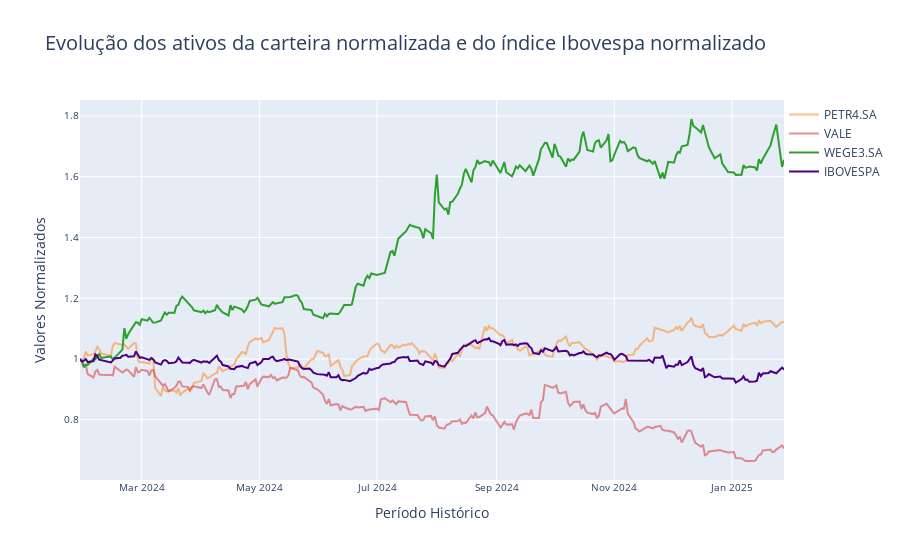

The code cell stored with this chart in its notebook:
### Code cell
# Criar dashboard


# Criando uma figura
figura = Dash.Figure()


# Adicionando o primeiro eixo
figura.add_trace(
    Dash.Scatter(
        x=carteira_normalizada.index,
        y=carteira_normalizada['PETR4.SA'],
        mode='lines',
        name='PETR4.SA',
        marker_color='#ff7f0e',
        opacity=0.5,
    )
)



# Adicionando VALE
figura.add_trace(
    Dash.Scatter(
        x=carteira_normalizada.index,
        y=carteira_normalizada['VALE'],
        mode='lines',
        name='VALE',
        marker_color='#d62728',
        opacity=0.5,
    )
)



# Adicionando a WEG3
figura.add_trace(
    Dash.Scatter(
        x=carteira_normalizada.index,
        y=carteira_normalizada['WEGE3.SA'],
        mode='lines',
        name='WEGE3.SA',
        marker_color='#2ca02c'
    )
)

# Adicionando o IBOVESPA


figura.add_trace(
    Dash.Scatter(
        x=ibovespa_normalizado.index,
        y=ibovespa_normalizado['^BVSP'],
        mode='lines',
        name='IBOVESPA',
        marker_color='#4B0082'
    )
)



# Ajustes no layout
figura.update_layout(

    # título
    title='Evolução dos ativos da carteira normalizada e do índice Ibovespa normalizado ',
    # Tamanho
    titlefont_size=20,
    
    # Ajustando o eixo x
    xaxis=dict(
        title='Período Histórico',
        titlefont_size=14,
        tickfont_size=10
    ),


    # Ajustando o eixo y
    yaxis=dict(
        title='Valores Normalizados',
        titlefont_size=14,
        tickfont_size=10
    ),


    # Parâmetros para Legenda
    legend=dict(
        x=1,
        y=1
    )

)

### Figure 1 — Plotly figure (JSON) as saved in the notebook; plotly's stock layout.template omitted (floating-point values rounded to 4 significant figures; data arrays with more than 128 entries replaced by an {"elided": "..."} marker saying what was removed)
{"data": [{"marker": {"color": "#ff7f0e"}, "mode": "lines", "name": "PETR4.SA", "opacity": 0.5, "type": "scatter", "x": {"elided": "243 str values"}, "y": {"elided": "243 float values"}}, {"marker": {"color": "#d62728"}, "mode": "lines", "name": "VALE", "opacity": 0.5, "type": "scatter", "x": {"elided": "243 str values"}, "y": {"elided": "243 float values"}}, {"marker": {"color": "#2ca02c"}, "mode": "lines", "name": "WEGE3.SA", "type": "scatter", "x": {"elided": "243 str values"}, "y": {"elided": "243 float values"}}, {"marker": {"color": "#4B0082"}, "mode": "lines", "name": "IBOVESPA", "type": "scatter", "x": {"elided": "251 str values"}, "y": {"elided": "251 float values"}}], "layout": {"legend": {"x": 1, "y": 1}, "title": {"font": {"size": 20}, "text": "Evolução dos ativos da carteira normalizada e do índice Ibovespa normalizado "}, "xaxis": {"tickfont": {"size": 10}, "title": {"font": {"size": 14}, "text": "Período Histórico"}}, "yaxis": {"tickfont": {"size": 10}, "title": {"font": {"size": 14}, "text": "Valores Normalizados"}}}}
